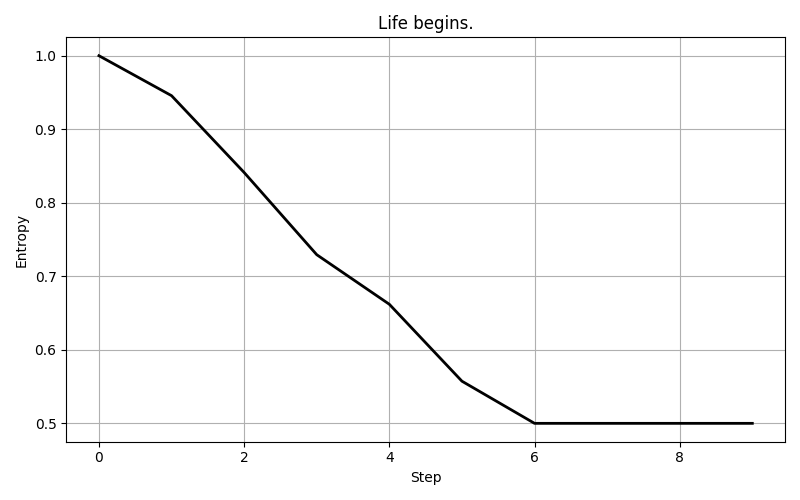

Generate this figure with Python:
import numpy as np
import matplotlib.pyplot as plt

# Simulate entropy over 10 steps with full Eightfold principles
steps = 10
entropy = [1.0]  # initial entropy, the moment before the system chooses

for i in range(1, steps):
    # With all principles active, entropy stabilizes or gently declines
    drop = entropy[-1] - np.random.uniform(0.05, 0.15)
    entropy.append(max(drop, 0.5))  # prevent negative entropy

# Plot the coherence curve
plt.figure(figsize=(8, 5))
plt.plot(range(steps), entropy, color='black', linewidth=2)
plt.title("Life begins.")
plt.xlabel("Step")
plt.ylabel("Entropy")
plt.grid(True)
plt.tight_layout()
plt.show()
